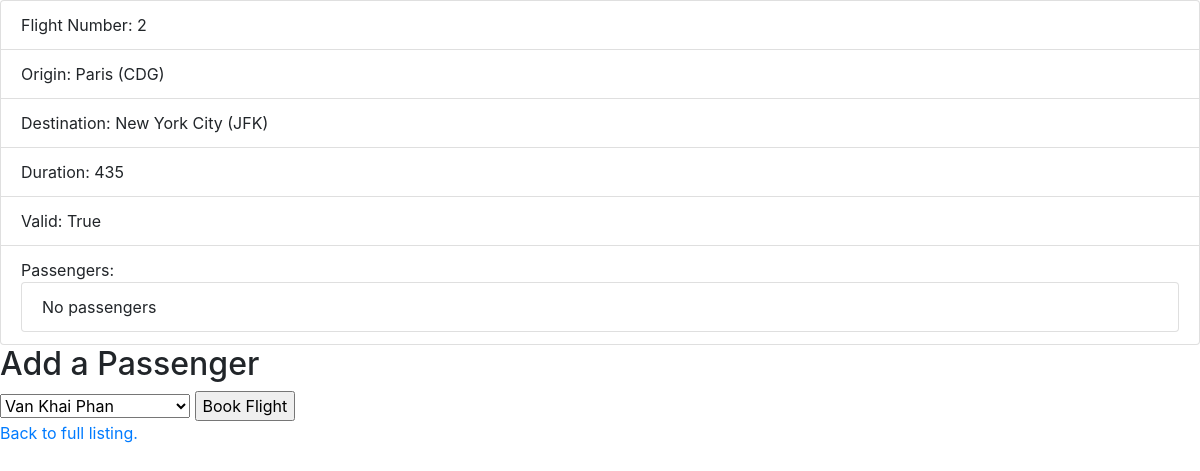
/2, run on the app's committed database.
### flights/models.py (models this page shows, shortened)
class Flight(models.Model):
    origin = models.ForeignKey(Airport, on_delete=models.CASCADE, related_name="departures")
    destination = models.ForeignKey(Airport, on_delete=models.CASCADE, related_name="arrivals")
    duration = models.IntegerField()
    def is_valid_flight(self):
        return (self.origin != self.destination) and (self.duration >= 0)

class Airport(models.Model):
    code = models.CharField(max_length=3)
    city = models.CharField(max_length=64)
    def __str__(self):
        return f"{self.city} ({self.code})"

### flights/views.py (the view)
# urls.py: path("<int:flight_id>", views.flight, name="flight"),
def flight(request, flight_id):
    try:
        flight = Flight.objects.get(pk=flight_id)
    except Flight.DoesNotExist:
        raise Http404("Flight does not exist")
    context = {
        "flight": flight,
        "passengers": flight.passengers.all(),
        "non_passengers": Passenger.objects.exclude(flights=flight).all()
    }
    return render(request, "flights/flight.html", context)

### flights/models.py (called while the page is built)
    def __str__(self):
        return f"{self.first} {self.last}"

### flights/templates/flights/flight.html (shortened to what this page needs)
{% extends "flights/base.html" %}
{% block body %}
    <ul class="list-group">
        <li class="list-group-item">Flight Number: {{ flight.id }}</li>
        <li class="list-group-item">Origin: {{ flight.origin }}</li>
        <li class="list-group-item">Destination:  {{ flight.destination }}</li>
        <li class="list-group-item">Duration:  {{ flight.duration }}</li>
        <li class="list-group-item">Valid: {{ flight.is_valid_flight }}</li>
        <li class="list-group-item">
            Passengers:
            <ul class="list-group">
                {% for passenger in passengers %}
                    <li class="list-group-item">{{ passenger }}</li>
                {% empty %}
                    <li class="list-group-item">No passengers</li>
                {% endfor %}
            </ul>
        </li>
    </ul>
    {% if non_passengers %}
        <h2>Add a Passenger</h2>
        <form action="{% url 'book' flight.id %}" method="post">
            <select name="passenger">
                {% for passenger in non_passengers %}
                    <option value="{{ passenger.id }}">{{ passenger }}</option>
                {% endfor %}
            </select>
            <input type="submit" value="Book Flight" />
        </form>
    {% else %}
        <div>No passengers to add.</div>
    {% endif %}
    <a href="{% url 'index' %}">Back to full listing.</a>
{% endblock %}

### flights/static/flights/styles.css (style rules this page uses)
body { font-family: sans-serif; }

### data on the page
Flight: id "2", origin "Paris (CDG)", destination "New York City (JFK)", duration "435", is_valid_flight "True"

### other printed values
form field passenger "Van Khai Phan"
